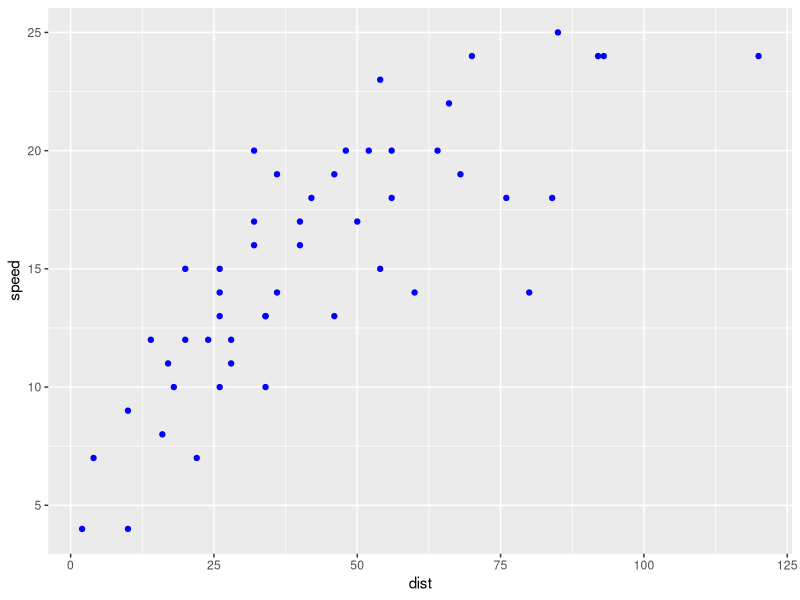
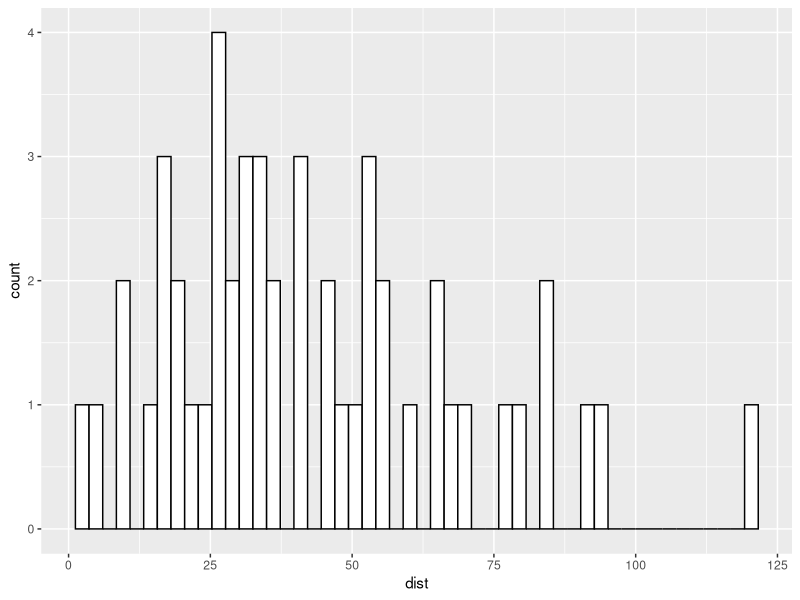

Generate these figures, in order, with R:
## ---- chunk 1
library(knitr)
knitr::kable(c("R","Python","SAS"),col.names = "3 Things I Want to Learn")
## ---- chunk 2
library(ggplot2)
ggplot(data = cars,mapping = aes(x=dist, y=speed))+
  geom_point(color="blue")
ggplot(data=cars,aes(x=dist))+
  geom_histogram(color="black",fill="white", bins=50)
